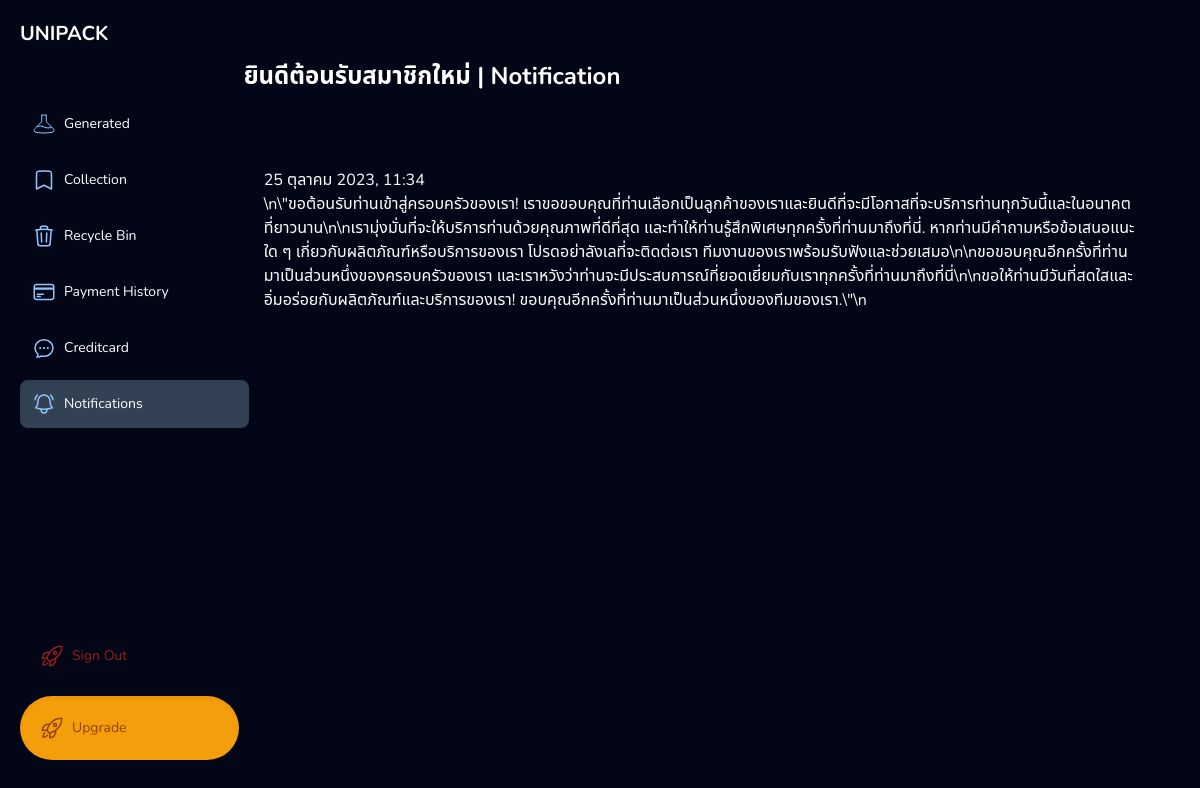
/profile/notifications/7 (signed in), run on the app's committed database.
### app_gen/models.py (models this page shows, shortened)
class Notification(models.Model):
    noti_id = models.BigAutoField(auto_created=True, primary_key=True, serialize=False, verbose_name='ID')
    pic_source = models.ImageField(upload_to='images',blank=True,null=True,max_length=500)
    is_read = models.BooleanField(default=False)
    acc_id = models.ForeignKey(User, on_delete=models.CASCADE,null=True)
    notice_title = models.CharField(max_length=255,null=False)
    notice_detail = models.TextField(max_length=800,default="")
    notice_date = models.DateTimeField(null=True)

### app_gen/views.py (the view)
# urls.py: path('profile/notifications/<id>',views.notiDetail,name='notiDetail'),
def notiDetail(request,id):
    note = Notification.objects.get(noti_id=id)
    note.is_read = True
    note.save()
    context = {'note':note,'noti':'bg-slate-700','notices':NoticesCheck(request)}
    return render(request,'app_gen/notiDetail.html',context)

### app_gen/views.py (called while the page is built)
def NoticesCheck(request):
    noti  = Notification.objects.filter(acc_id=request.session['uid'],is_read=False).count()
    return noti

### app_gen/templates/app_gen/notiDetail.html (shortened to what this page needs)
{% extends "app_gen/components/base_profile.html" %}
{% block title %}
<div class="mt-5">{{ note.notice_title }} | Notification </div>
{% endblock %}
{% block content %}
<div class="grid gap-4 z-0 justify-items-center  rounded-md border-1 p-5 ">
    <div>
        <div>{{ note.notice_date }}</div>
        <div>{{ note.notice_detail }}</div>
    </div>
</div>
{% endblock %}

### app_gen/static/app_gen/style.css (style rules this page uses)
* { font-family: 'Nunito','Noto Sans Thai', sans-serif,'LineSeed'; }

### app_gen/templates/app_gen/components/base_profile.html (style rules this page uses)
* { font-family: 'Nunito','Noto Sans Thai', sans-serif,'LineSeed'; }

### data on the page
Notification: notice_title "ยินดีต้อนรับสมาชิกใหม่", notice_date "25 ตุลาคม 2023, 11:34", notice_detail "\\n\\\"ขอต้อนรับท่านเข้าสู่ครอบครัวของเรา! เราขอขอบคุณที่ท่านเลือกเป็นลูกค้าของเราและยินดีที่จะมีโอกาสที่จะบริการท่านทุกวันนี้และในอนาคตที่ยาวนาน\\n\\nเรามุ่งมั่นที่จะให้บริการท่านด้วยคุณภาพที่ดีที่สุด และทำให้ท่านรู้สึกพิเศษทุกครั้งที่ท่านมาถึงที่นี่. หากท่านมีคำถามหรือข้อเสนอแนะใด ๆ เกี่ยวกับผลิตภัณฑ์หรือบริการของเรา โปรดอย่าลังเลที่จะติดต่อเรา ทีมงานของเราพร้อมรับฟังและช่วยเสมอ\\n\\nขอขอบคุณอีกครั้งที่ท่านมาเป็นส่วนหนึ่งของครอบครัวของเรา และเราหวังว่าท่านจะมีประสบการณ์ที่ยอดเยี่ยมกับเราทุกครั้งที่ท่านมาถึงที่นี่\\n\\nขอให้ท่านมีวันที่สดใสและอิ่มอร่อยกับผลิตภัณฑ์และบริการของเรา! ขอบคุณอีกครั้งที่ท่านมาเป็นส่วนหนึ่งของทีมของเรา.\\\"\\n"
